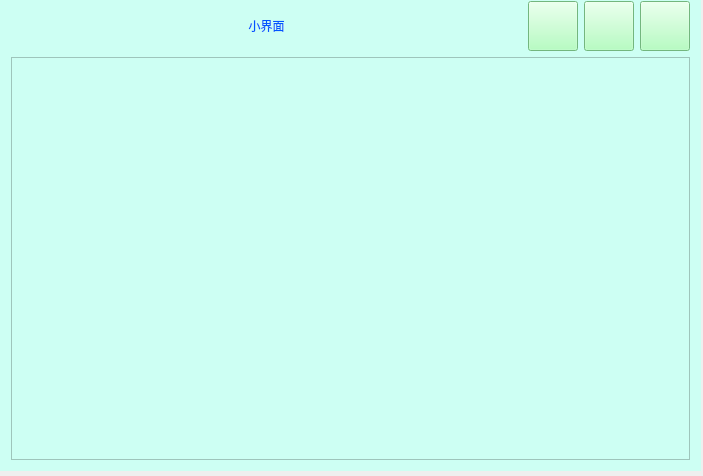
<?xml version="1.0" encoding="UTF-8"?>
<ui version="4.0">
 <class>Widget</class>
 <widget class="QWidget" name="Widget">
  <property name="geometry">
   <rect>
    <x>0</x>
    <y>0</y>
    <width>703</width>
    <height>476</height>
   </rect>
  </property>
  <property name="windowTitle">
   <string>Widget</string>
  </property>
  <widget class="QWidget" name="shadowWidget" native="true">
   <property name="geometry">
    <rect>
     <x>0</x>
     <y>-10</y>
     <width>701</width>
     <height>481</height>
    </rect>
   </property>
   <property name="sizePolicy">
    <sizepolicy hsizetype="Preferred" vsizetype="Expanding">
     <horstretch>0</horstretch>
     <verstretch>0</verstretch>
    </sizepolicy>
   </property>
   <property name="styleSheet">
    <string notr="true">background-color: rgb(205, 255, 243);</string>
   </property>
   <layout class="QVBoxLayout" name="verticalLayout">
    <item>
     <layout class="QHBoxLayout" name="horizontalLayout">
      <item>
       <widget class="QLabel" name="label">
        <property name="sizePolicy">
         <sizepolicy hsizetype="Expanding" vsizetype="Preferred">
          <horstretch>0</horstretch>
          <verstretch>0</verstretch>
         </sizepolicy>
        </property>
        <property name="styleSheet">
         <string notr="true">color: rgb(0, 85, 255);
font: 20pt &quot;方正舒体&quot;;</string>
        </property>
        <property name="text">
         <string>小界面</string>
        </property>
        <property name="alignment">
         <set>Qt::AlignCenter</set>
        </property>
       </widget>
      </item>
      <item>
       <widget class="QPushButton" name="MinBtn">
        <property name="minimumSize">
         <size>
          <width>50</width>
          <height>50</height>
         </size>
        </property>
        <property name="maximumSize">
         <size>
          <width>50</width>
          <height>50</height>
         </size>
        </property>
        <property name="styleSheet">
         <string notr="true">background-color: rgb(161, 255, 177);</string>
        </property>
        <property name="text">
         <string/>
        </property>
       </widget>
      </item>
      <item>
       <widget class="QPushButton" name="MaxBtn">
        <property name="minimumSize">
         <size>
          <width>50</width>
          <height>50</height>
         </size>
        </property>
        <property name="maximumSize">
         <size>
          <width>50</width>
          <height>50</height>
         </size>
        </property>
        <property name="styleSheet">
         <string notr="true">background-color: rgb(161, 255, 177);</string>
        </property>
        <property name="text">
         <string/>
        </property>
       </widget>
      </item>
      <item>
       <widget class="QPushButton" name="pushButton_3">
        <property name="minimumSize">
         <size>
          <width>50</width>
          <height>50</height>
         </size>
        </property>
        <property name="maximumSize">
         <size>
          <width>50</width>
          <height>50</height>
         </size>
        </property>
        <property name="styleSheet">
         <string notr="true">background-color: rgb(161, 255, 177);</string>
        </property>
        <property name="text">
         <string/>
        </property>
       </widget>
      </item>
     </layout>
    </item>
    <item>
     <widget class="QFrame" name="frame">
      <property name="sizePolicy">
       <sizepolicy hsizetype="Preferred" vsizetype="Expanding">
        <horstretch>0</horstretch>
        <verstretch>0</verstretch>
       </sizepolicy>
      </property>
      <property name="frameShape">
       <enum>QFrame::StyledPanel</enum>
      </property>
      <property name="frameShadow">
       <enum>QFrame::Raised</enum>
      </property>
     </widget>
    </item>
   </layout>
  </widget>
 </widget>
 <layoutdefault spacing="6" margin="11"/>
 <resources/>
 <connections/>
</ui>
